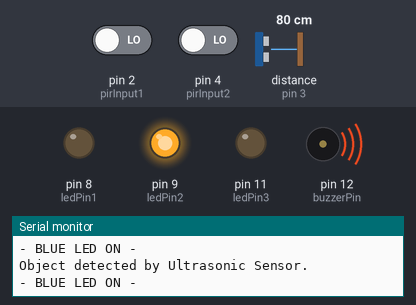
Bench run of a sketch on a simulated Arduino Uno, built with avr-gcc and run on an emulated ATmega328P. On the bench: output pins drawn as LEDs (lit = HIGH), buzzer (waves = sounding, pin HIGH), the last lines printed to the serial monitor. Wiring (inferred from the names in the program): ultrasonic range finder: trigger pin 7; echo pin 3. The test bench sets the inputs (shaded band); at power-on: distance to the obstacle (sensor on pin 3) 80 cm, pin 2 (pirInput1) LOW, pin 4 (pirInput2) LOW. The echo pulse lasts 58.3 µs per cm; pins used as bus, display or sensor lines are not drawn.

Above: at 1.8 s.
1.9 s: distance to the obstacle (sensor on pin 3) set to 94 cm
6.0 s: distance to the obstacle (sensor on pin 3) set to 104 cm
At 8.9 s:
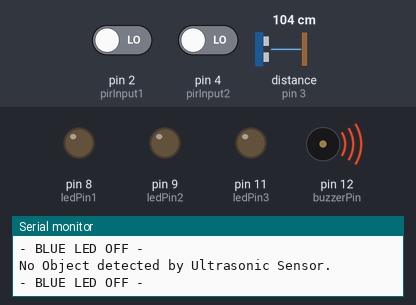
10.1 s: pin 2 (pirInput1) driven HIGH
At 10.5 s:
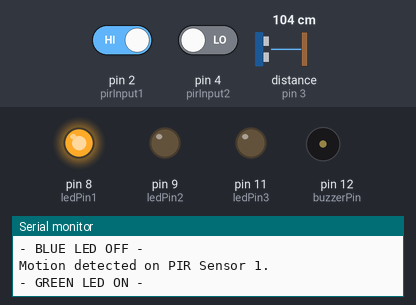
14.2 s: pin 4 (pirInput2) driven HIGH
At 14.9 s:
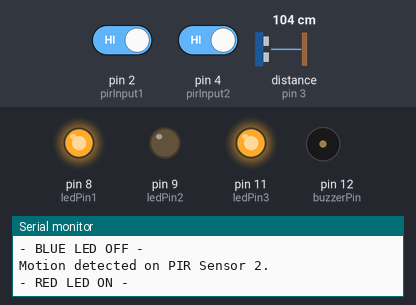
18.3 s: pin 2 (pirInput1) driven LOW
At 19.2 s:
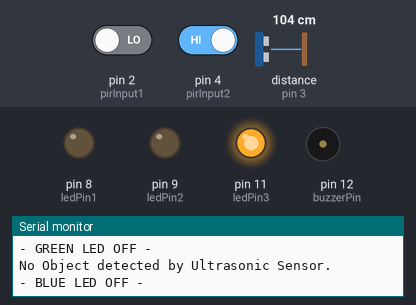
22.4 s: distance to the obstacle (sensor on pin 3) set to 2 cm
At 27.2 s:
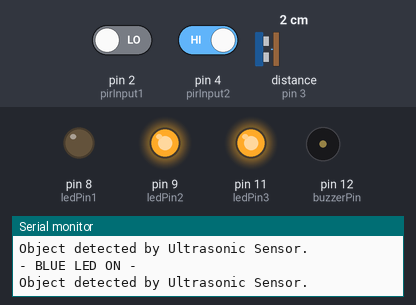
Timing chart, 0 to 27.5 s (numbered marks = the images above; inputs shaded):
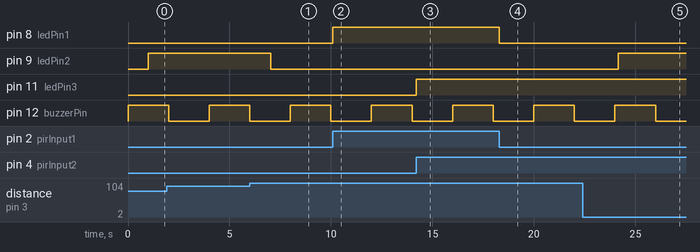

The sketch:

More_Inputs_Board.ino
```cpp
/* This code is made by Anneshu Nag, Student ID- 2201994760*/
/*    More-Inputs Board using Ultrasonic & 2 PIR Sensors   */
/*    Updating LED & Buzzer status using Interruption      */
/*     Sowing External, Internal and Timer Interrupts      */

// Assigning the LED pins for the interrupt outputs
const int ledPin1 = 8;
const int ledPin2 = 9;
const int ledPin3 = 11;

// Timer Interrupt using buzzer
const int buzzerPin = 12;

// Assigning the input pins for inducing the interrupts
const int pirInput1 = 2;
const int pirInput2 = 4;

// Pins for the ultrasonic sensor
const int ultrasonicEchoPin = 3;
const int ultrasonicTriggerPin = 7;

// Flags to keep track of the sensor inputs
int pir1Detected = LOW;
int ultrasonicDetected = LOW;
int pir2Detected = LOW;

void setup() {
  // Outputs from the LEDs
  pinMode(ledPin1, OUTPUT);
  pinMode(ledPin2, OUTPUT);
  pinMode(ledPin3, OUTPUT);

  pinMode(buzzerPin, OUTPUT);

  // Inputs from the sensors
  pinMode(pirInput1, INPUT);
  pinMode(pirInput2, INPUT);

  pinMode(ultrasonicTriggerPin, OUTPUT);
  pinMode(ultrasonicEchoPin, INPUT);

  Serial.begin(9600);  // Initialize serial communication

  // Attaching interruption for the PIR and the Ultrasonic Sensor
  attachInterrupt(digitalPinToInterrupt(pirInput1), pir1MotionDetection, CHANGE);
  attachInterrupt(digitalPinToInterrupt(ultrasonicEchoPin), ultrasonicMotionDetection, CHANGE);

  // Setting up the internal interrupt
  pciSetup(4);
  // Setting up the timer interrupt
  startTimer(0.5);  // Start timer with frequency of 0.5Hz (buzz every 2 seconds)
}

void loop() {
  // Measuring the Ultrasonic sensor readings
  digitalWrite(ultrasonicTriggerPin, LOW);
  delayMicroseconds(2);
  digitalWrite(ultrasonicTriggerPin, HIGH);
  delayMicroseconds(10);
  digitalWrite(ultrasonicTriggerPin, LOW);

  // Measure the pulse duration from the ultrasonic sensor
  long duration = pulseIn(ultrasonicEchoPin, HIGH);
  int distance = duration / 58;  // Convert the pulse duration to distance in centimeters

  // Serial.print("\nDistance: ");
  // Serial.print(distance);
  // Serial.println(" cm\n");

  if (distance < 100) {
    Serial.println("Object detected by Ultrasonic Sensor.");  // Print detection status to Serial Monitor
      Serial.println("- BLUE LED ON -");
    ultrasonicDetected = HIGH;
  } else {
    ultrasonicDetected = LOW;
    Serial.println("No Object detected by Ultrasonic Sensor.");  // Print detection status to Serial Monitor
    Serial.println("- BLUE LED OFF -");
  }
  delay(1000);
}

void pciSetup(byte pin) {
  *digitalPinToPCMSK(pin) |= bit(digitalPinToPCMSKbit(pin));  // Enabling the Pin
  PCIFR |= bit(digitalPinToPCICRbit(pin));                    // Clearing any outstanding interrupt
  PCICR |= bit(digitalPinToPCICRbit(pin));                    // Enabling interrupt for the group
}

// Handle pin change interrupt for D0 to D7 here i.e. Internal Interrupt
ISR(PCINT2_vect)
{
  pir2MotionDetection();
}

// Handle timer interrupt here
void startTimer(double timerFrequency) {
  noInterrupts();

  // Calculating the value for OCR1A based on the timer frequency
  uint16_t ocrValue = (uint16_t)(F_CPU / 1024.0 / timerFrequency - 1);

  // Set the Timer1 registers for CTC mode and set the OCR1A value
  TCCR1A = 0;
  TCCR1B = 0;
  TCNT1 = 0;
  OCR1A = ocrValue;
  TCCR1B |= (1 << WGM12);
  TCCR1B |= (1 << CS12) | (1 << CS10);
  TIMSK1 |= (1 << OCIE1A);

  interrupts();
}

// Handle buzzer here
ISR(TIMER1_COMPA_vect) {
  // Buzz the buzzer
  digitalWrite(buzzerPin, digitalRead(buzzerPin) ^ 1);
}

// Handle PIR sensor 1 here
void pir1MotionDetection() {
  int val = digitalRead(pirInput1);
  // If motion is detected then perform this
  if (val == HIGH) {
    digitalWrite(ledPin1, HIGH);
    if (pir1Detected == LOW) {
      Serial.println("Motion detected on PIR Sensor 1.");
      Serial.println("- GREEN LED ON -");
      pir1Detected = HIGH;  // Set the pir1 flag to high as motion is detected
    }
  } else {  // If motion is stopped then do this
    digitalWrite(ledPin1, LOW);
    if (pir1Detected == HIGH) {
      Serial.println("Motion stopped on PIR Sensor 1.");
      Serial.println("- GREEN LED OFF -");
      pir1Detected = LOW;  // Set the pir1 flag to low as motion is stopped
    }
  }
}

// Handle Ultrasonic sensor here
void ultrasonicMotionDetection() {
  if (ultrasonicDetected == HIGH) {
    digitalWrite(ledPin2, HIGH);
  } else {
    digitalWrite(ledPin2, LOW);
  }
}

// Handle PIR Sensor 2 here
void pir2MotionDetection() {
  int val = digitalRead(pirInput2);
  // If motion is detected then perform this
  if (val == HIGH) {
    digitalWrite(ledPin3, HIGH);
    if (pir2Detected == LOW) {
      Serial.println("Motion detected on PIR Sensor 2.");
      Serial.println("- RED LED ON -");
      pir2Detected = HIGH;  // Set the pir2 flag to high as motion is detected
    }
  } else {
    digitalWrite(ledPin3, LOW);
    if (pir2Detected == HIGH) {
      Serial.println("Motion ended on PIR Sensor 2.");
      Serial.println("- RED LED OFF -");
      pir2Detected = LOW;  // Set the pir2 flag to low as motion is stopped
    }
  }
}
```

Measured:
- the behaviour switches between 99 and 100 cm on distance to the obstacle (sensor on pin 3) (found by bisection; images 0 and 1)
- after the input at 6.0 s, pin 9 (ledPin2): HIGH → LOW after 1.0 s
- after the input at 10.1 s, pin 8 (ledPin1): LOW → HIGH at once
- after the input at 14.2 s, pin 11 (ledPin3): LOW → HIGH at once
- after the input at 18.3 s, pin 8 (ledPin1): HIGH → LOW at once
- after the input at 22.4 s, pin 9 (ledPin2): LOW → HIGH after 1.8 s
